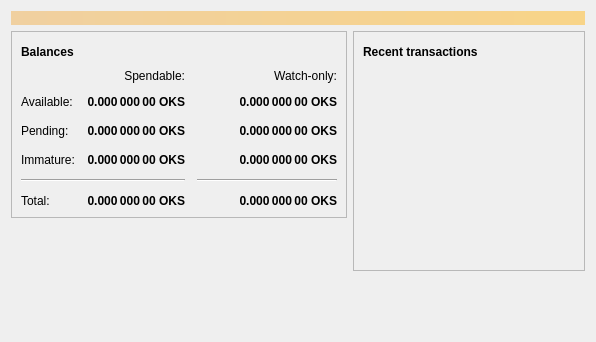
<?xml version="1.0" encoding="UTF-8"?>
<ui version="4.0">
 <class>OverviewPage</class>
 <widget class="QWidget" name="OverviewPage">
  <property name="geometry">
   <rect>
    <x>0</x>
    <y>0</y>
    <width>596</width>
    <height>342</height>
   </rect>
  </property>
  <property name="windowTitle">
   <string>Form</string>
  </property>
  <layout class="QVBoxLayout" name="topLayout">
   <item>
    <widget class="QLabel" name="labelAlerts">
     <property name="visible">
      <bool>false</bool>
     </property>
     <property name="styleSheet">
      <string notr="true">QLabel { background-color: qlineargradient(x1: 0, y1: 0, x2: 1, y2: 0, stop:0 #F0D0A0, stop:1 #F8D488); color:#000000; }</string>
     </property>
     <property name="wordWrap">
      <bool>true</bool>
     </property>
     <property name="margin">
      <number>3</number>
     </property>
     <property name="textInteractionFlags">
      <set>Qt::TextSelectableByMouse</set>
     </property>
    </widget>
   </item>
   <item>
    <layout class="QHBoxLayout" name="horizontalLayout" stretch="1,1">
     <item>
      <layout class="QVBoxLayout" name="verticalLayout_2">
       <item>
        <widget class="QFrame" name="frame">
         <property name="frameShape">
          <enum>QFrame::StyledPanel</enum>
         </property>
         <property name="frameShadow">
          <enum>QFrame::Raised</enum>
         </property>
         <layout class="QVBoxLayout" name="verticalLayout_4">
          <item>
           <layout class="QHBoxLayout" name="horizontalLayout_4">
            <item>
             <widget class="QLabel" name="label_5">
              <property name="font">
               <font>
                <weight>75</weight>
                <bold>true</bold>
               </font>
              </property>
              <property name="text">
               <string>Balances</string>
              </property>
             </widget>
            </item>
            <item>
             <widget class="QPushButton" name="labelWalletStatus">
              <property name="enabled">
               <bool>true</bool>
              </property>
              <property name="maximumSize">
               <size>
                <width>30</width>
                <height>16777215</height>
               </size>
              </property>
              <property name="toolTip">
               <string>The displayed information may be out of date. Your wallet automatically synchronizes with the Okschain network after a connection is established, but this process has not completed yet.</string>
              </property>
              <property name="text">
               <string/>
              </property>
              <property name="icon">
               <iconset resource="../bitcoin.qrc">
                <normaloff>:/icons/warning</normaloff>
                <disabledoff>:/icons/warning</disabledoff>:/icons/warning</iconset>
              </property>
              <property name="iconSize">
               <size>
                <width>24</width>
                <height>24</height>
               </size>
              </property>
              <property name="flat">
               <bool>true</bool>
              </property>
             </widget>
            </item>
            <item>
             <spacer name="horizontalSpacer_3">
              <property name="orientation">
               <enum>Qt::Horizontal</enum>
              </property>
              <property name="sizeHint" stdset="0">
               <size>
                <width>40</width>
                <height>20</height>
               </size>
              </property>
             </spacer>
            </item>
           </layout>
          </item>
          <item>
           <layout class="QGridLayout" name="gridLayout">
            <property name="spacing">
             <number>12</number>
            </property>
            <item row="2" column="2">
             <widget class="QLabel" name="labelWatchPending">
              <property name="font">
               <font>
                <weight>75</weight>
                <bold>true</bold>
               </font>
              </property>
              <property name="cursor">
               <cursorShape>IBeamCursor</cursorShape>
              </property>
              <property name="toolTip">
               <string>Unconfirmed transactions to watch-only addresses</string>
              </property>
              <property name="text">
               <string notr="true">0.000 000 00 OKS</string>
              </property>
              <property name="alignment">
               <set>Qt::AlignRight|Qt::AlignTrailing|Qt::AlignVCenter</set>
              </property>
              <property name="textInteractionFlags">
               <set>Qt::LinksAccessibleByMouse|Qt::TextSelectableByKeyboard|Qt::TextSelectableByMouse</set>
              </property>
             </widget>
            </item>
            <item row="2" column="1">
             <widget class="QLabel" name="labelUnconfirmed">
              <property name="font">
               <font>
                <weight>75</weight>
                <bold>true</bold>
               </font>
              </property>
              <property name="cursor">
               <cursorShape>IBeamCursor</cursorShape>
              </property>
              <property name="toolTip">
               <string>Total of transactions that have yet to be confirmed, and do not yet count toward the spendable balance</string>
              </property>
              <property name="text">
               <string notr="true">0.000 000 00 OKS</string>
              </property>
              <property name="alignment">
               <set>Qt::AlignRight|Qt::AlignTrailing|Qt::AlignVCenter</set>
              </property>
              <property name="textInteractionFlags">
               <set>Qt::LinksAccessibleByMouse|Qt::TextSelectableByKeyboard|Qt::TextSelectableByMouse</set>
              </property>
             </widget>
            </item>
            <item row="3" column="2">
             <widget class="QLabel" name="labelWatchImmature">
              <property name="font">
               <font>
                <weight>75</weight>
                <bold>true</bold>
               </font>
              </property>
              <property name="cursor">
               <cursorShape>IBeamCursor</cursorShape>
              </property>
              <property name="toolTip">
               <string>Mined balance in watch-only addresses that has not yet matured</string>
              </property>
              <property name="text">
               <string notr="true">0.000 000 00 OKS</string>
              </property>
              <property name="alignment">
               <set>Qt::AlignRight|Qt::AlignTrailing|Qt::AlignVCenter</set>
              </property>
              <property name="textInteractionFlags">
               <set>Qt::LinksAccessibleByMouse|Qt::TextSelectableByKeyboard|Qt::TextSelectableByMouse</set>
              </property>
             </widget>
            </item>
            <item row="4" column="0" colspan="2">
             <widget class="Line" name="line">
              <property name="orientation">
               <enum>Qt::Horizontal</enum>
              </property>
             </widget>
            </item>
            <item row="4" column="2">
             <widget class="Line" name="lineWatchBalance">
              <property name="sizePolicy">
               <sizepolicy hsizetype="Preferred" vsizetype="Fixed">
                <horstretch>0</horstretch>
                <verstretch>0</verstretch>
               </sizepolicy>
              </property>
              <property name="minimumSize">
               <size>
                <width>140</width>
                <height>0</height>
               </size>
              </property>
              <property name="orientation">
               <enum>Qt::Horizontal</enum>
              </property>
             </widget>
            </item>
            <item row="5" column="0">
             <widget class="QLabel" name="labelTotalText">
              <property name="text">
               <string>Total:</string>
              </property>
             </widget>
            </item>
            <item row="3" column="1">
             <widget class="QLabel" name="labelImmature">
              <property name="font">
               <font>
                <weight>75</weight>
                <bold>true</bold>
               </font>
              </property>
              <property name="cursor">
               <cursorShape>IBeamCursor</cursorShape>
              </property>
              <property name="toolTip">
               <string>Mined balance that has not yet matured</string>
              </property>
              <property name="text">
               <string notr="true">0.000 000 00 OKS</string>
              </property>
              <property name="alignment">
               <set>Qt::AlignRight|Qt::AlignTrailing|Qt::AlignVCenter</set>
              </property>
              <property name="textInteractionFlags">
               <set>Qt::LinksAccessibleByMouse|Qt::TextSelectableByKeyboard|Qt::TextSelectableByMouse</set>
              </property>
             </widget>
            </item>
            <item row="2" column="3">
             <spacer name="horizontalSpacer_2">
              <property name="orientation">
               <enum>Qt::Horizontal</enum>
              </property>
              <property name="sizeHint" stdset="0">
               <size>
                <width>40</width>
                <height>20</height>
               </size>
              </property>
             </spacer>
            </item>
            <item row="3" column="0">
             <widget class="QLabel" name="labelImmatureText">
              <property name="text">
               <string>Immature:</string>
              </property>
             </widget>
            </item>
            <item row="5" column="1">
             <widget class="QLabel" name="labelTotal">
              <property name="font">
               <font>
                <weight>75</weight>
                <bold>true</bold>
               </font>
              </property>
              <property name="cursor">
               <cursorShape>IBeamCursor</cursorShape>
              </property>
              <property name="toolTip">
               <string>Your current total balance</string>
              </property>
              <property name="text">
               <string notr="true">0.000 000 00 OKS</string>
              </property>
              <property name="alignment">
               <set>Qt::AlignRight|Qt::AlignTrailing|Qt::AlignVCenter</set>
              </property>
              <property name="textInteractionFlags">
               <set>Qt::LinksAccessibleByMouse|Qt::TextSelectableByKeyboard|Qt::TextSelectableByMouse</set>
              </property>
             </widget>
            </item>
            <item row="5" column="2">
             <widget class="QLabel" name="labelWatchTotal">
              <property name="font">
               <font>
                <weight>75</weight>
                <bold>true</bold>
               </font>
              </property>
              <property name="cursor">
               <cursorShape>IBeamCursor</cursorShape>
              </property>
              <property name="toolTip">
               <string>Current total balance in watch-only addresses</string>
              </property>
              <property name="text">
               <string notr="true">0.000 000 00 OKS</string>
              </property>
              <property name="alignment">
               <set>Qt::AlignRight|Qt::AlignTrailing|Qt::AlignVCenter</set>
              </property>
              <property name="textInteractionFlags">
               <set>Qt::LinksAccessibleByMouse|Qt::TextSelectableByKeyboard|Qt::TextSelectableByMouse</set>
              </property>
             </widget>
            </item>
            <item row="0" column="2">
             <widget class="QLabel" name="labelWatchonly">
              <property name="text">
               <string>Watch-only:</string>
              </property>
              <property name="alignment">
               <set>Qt::AlignRight|Qt::AlignTrailing|Qt::AlignVCenter</set>
              </property>
             </widget>
            </item>
            <item row="1" column="0">
             <widget class="QLabel" name="labelBalanceText">
              <property name="text">
               <string>Available:</string>
              </property>
             </widget>
            </item>
            <item row="1" column="1">
             <widget class="QLabel" name="labelBalance">
              <property name="font">
               <font>
                <weight>75</weight>
                <bold>true</bold>
               </font>
              </property>
              <property name="cursor">
               <cursorShape>IBeamCursor</cursorShape>
              </property>
              <property name="toolTip">
               <string>Your current spendable balance</string>
              </property>
              <property name="text">
               <string notr="true">0.000 000 00 OKS</string>
              </property>
              <property name="alignment">
               <set>Qt::AlignRight|Qt::AlignTrailing|Qt::AlignVCenter</set>
              </property>
              <property name="textInteractionFlags">
               <set>Qt::LinksAccessibleByMouse|Qt::TextSelectableByKeyboard|Qt::TextSelectableByMouse</set>
              </property>
             </widget>
            </item>
            <item row="1" column="2">
             <widget class="QLabel" name="labelWatchAvailable">
              <property name="font">
               <font>
                <weight>75</weight>
                <bold>true</bold>
               </font>
              </property>
              <property name="cursor">
               <cursorShape>IBeamCursor</cursorShape>
              </property>
              <property name="toolTip">
               <string>Your current balance in watch-only addresses</string>
              </property>
              <property name="text">
               <string notr="true">0.000 000 00 OKS</string>
              </property>
              <property name="alignment">
               <set>Qt::AlignRight|Qt::AlignTrailing|Qt::AlignVCenter</set>
              </property>
              <property name="textInteractionFlags">
               <set>Qt::LinksAccessibleByMouse|Qt::TextSelectableByKeyboard|Qt::TextSelectableByMouse</set>
              </property>
             </widget>
            </item>
            <item row="2" column="0">
             <widget class="QLabel" name="labelPendingText">
              <property name="text">
               <string>Pending:</string>
              </property>
             </widget>
            </item>
            <item row="0" column="1">
             <widget class="QLabel" name="labelSpendable">
              <property name="text">
               <string>Spendable:</string>
              </property>
              <property name="alignment">
               <set>Qt::AlignRight|Qt::AlignTrailing|Qt::AlignVCenter</set>
              </property>
             </widget>
            </item>
           </layout>
          </item>
         </layout>
        </widget>
       </item>
       <item>
        <spacer name="verticalSpacer">
         <property name="orientation">
          <enum>Qt::Vertical</enum>
         </property>
         <property name="sizeHint" stdset="0">
          <size>
           <width>20</width>
           <height>40</height>
          </size>
         </property>
        </spacer>
       </item>
      </layout>
     </item>
     <item>
      <layout class="QVBoxLayout" name="verticalLayout_3">
       <item>
        <widget class="QFrame" name="frame_2">
         <property name="frameShape">
          <enum>QFrame::StyledPanel</enum>
         </property>
         <property name="frameShadow">
          <enum>QFrame::Raised</enum>
         </property>
         <layout class="QVBoxLayout" name="verticalLayout">
          <item>
           <layout class="QHBoxLayout" name="horizontalLayout_2">
            <item>
             <widget class="QLabel" name="label_4">
              <property name="font">
               <font>
                <weight>75</weight>
                <bold>true</bold>
               </font>
              </property>
              <property name="text">
               <string>Recent transactions</string>
              </property>
             </widget>
            </item>
            <item>
             <widget class="QPushButton" name="labelTransactionsStatus">
              <property name="enabled">
               <bool>true</bool>
              </property>
              <property name="maximumSize">
               <size>
                <width>30</width>
                <height>16777215</height>
               </size>
              </property>
              <property name="toolTip">
               <string>The displayed information may be out of date. Your wallet automatically synchronizes with the Okschain network after a connection is established, but this process has not completed yet.</string>
              </property>
              <property name="text">
               <string/>
              </property>
              <property name="icon">
               <iconset resource="../bitcoin.qrc">
                <normaloff>:/icons/warning</normaloff>
                <disabledoff>:/icons/warning</disabledoff>:/icons/warning</iconset>
              </property>
              <property name="iconSize">
               <size>
                <width>24</width>
                <height>24</height>
               </size>
              </property>
              <property name="flat">
               <bool>true</bool>
              </property>
             </widget>
            </item>
            <item>
             <spacer name="horizontalSpacer">
              <property name="orientation">
               <enum>Qt::Horizontal</enum>
              </property>
              <property name="sizeHint" stdset="0">
               <size>
                <width>40</width>
                <height>20</height>
               </size>
              </property>
             </spacer>
            </item>
           </layout>
          </item>
          <item>
           <widget class="QListView" name="listTransactions">
            <property name="styleSheet">
             <string notr="true">QListView { background: transparent; }</string>
            </property>
            <property name="frameShape">
             <enum>QFrame::NoFrame</enum>
            </property>
            <property name="verticalScrollBarPolicy">
             <enum>Qt::ScrollBarAlwaysOff</enum>
            </property>
            <property name="horizontalScrollBarPolicy">
             <enum>Qt::ScrollBarAlwaysOff</enum>
            </property>
            <property name="selectionMode">
             <enum>QAbstractItemView::NoSelection</enum>
            </property>
           </widget>
          </item>
         </layout>
        </widget>
       </item>
       <item>
        <spacer name="verticalSpacer_2">
         <property name="orientation">
          <enum>Qt::Vertical</enum>
         </property>
         <property name="sizeHint" stdset="0">
          <size>
           <width>20</width>
           <height>40</height>
          </size>
         </property>
        </spacer>
       </item>
      </layout>
     </item>
    </layout>
   </item>
  </layout>
 </widget>
 <resources/>
 <connections/>
</ui>
